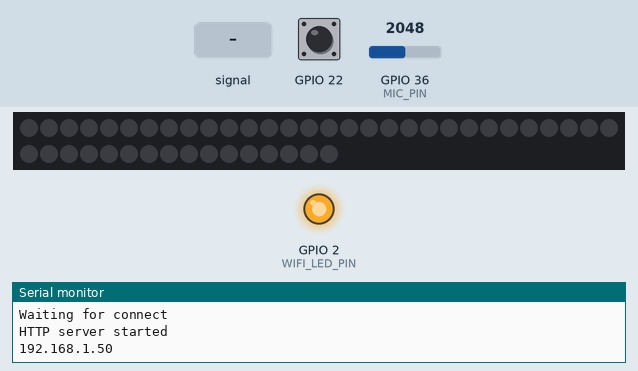
This program was run on a simulated ESP32. Shown: 46 RGB LEDs in strip order, left to right, continuing on the next row, output pins drawn as LEDs (lit = HIGH), the last lines printed to the serial monitor. The test bench sets the inputs (shaded band); at power-on: GPIO 22 LOW, GPIO 36 (MIC_PIN) = 2048. Dim RGB values are drawn brighter than linear; WiFi joins after 1.5 s; servers stay silent unless stated.

Above: at 2.7 s.
2.8 s: GPIO 22 driven HIGH
At 4.3 s:
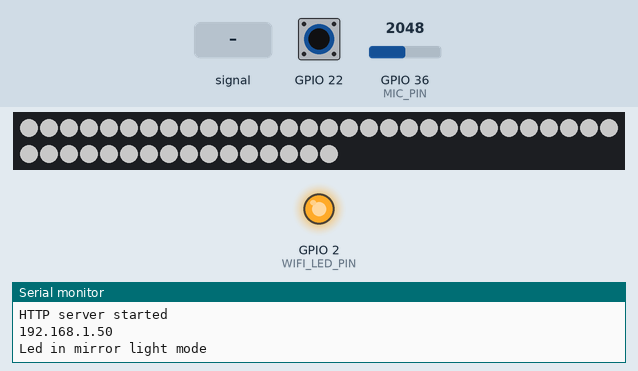
5.2 s: GPIO 22 pulsed LOW 2 times (0.12 s each, 0.3 s apart)
At 6.97 s:
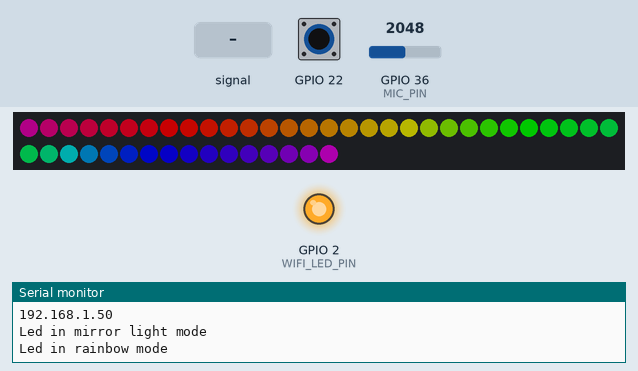
8.8 s: GPIO 22 pulsed LOW 5 times (0.12 s each, 0.3 s apart)
At 11.8 s:
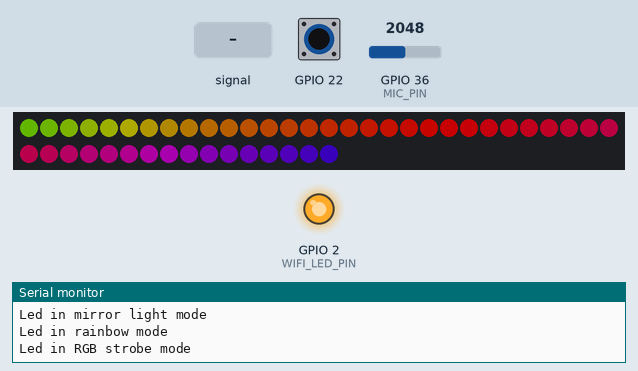
12.5 s: GPIO 36 (MIC_PIN) fed a 2 Hz sine of ±1228 counts around its level
At 13.43 s:
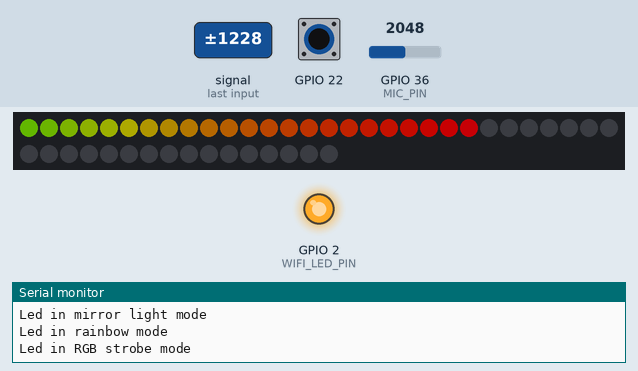
15.5 s: GPIO 36 (MIC_PIN) set to 491
At 16.6 s:
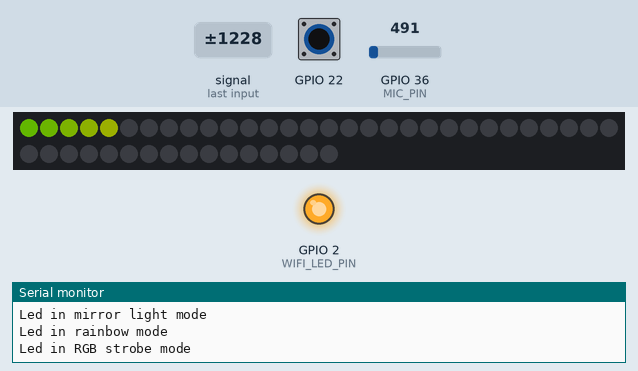
17.1 s: GPIO 36 (MIC_PIN) set to 260
At 18.2 s:
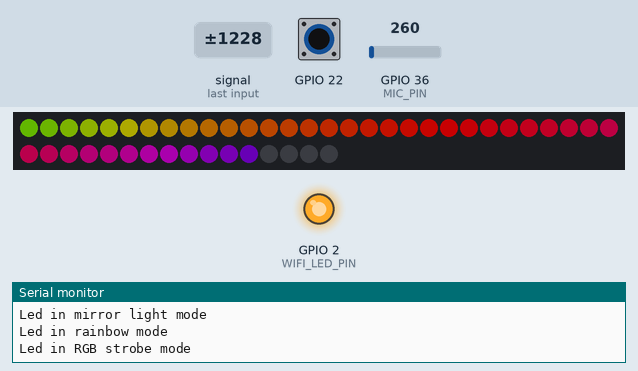
Timing chart, 0 to 19.8 s (numbered marks = the images above; inputs shaded):
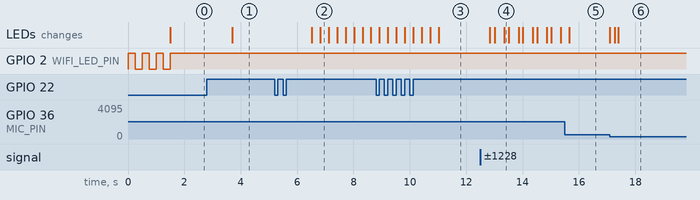

The program:

main.cpp
```cpp
// (licence header left out)
#include <Arduino.h>
#include <WiFi.h>
#include <FastLED.h>
#include<MegunoLink.h>
#include<Filter.h>
#include <GyverButton.h>
#include <AsyncTCP.h>
#include <ESPAsyncWebServer.h>
#include <AsyncElegantOTA.h>


/* Initial setup begin */
#define WIFI_LED_PIN  2
// MIC
#define MIC_PIN 36 // Укажите пин подключения микрофона
// LED
#define LED_PIN 23 // Укажите пин подключения светодиодной ленты
#define NUM_LEDS 46 // Укажите кол-во светодиодов
#define LED_TYPE WS2812B // Укажите тип ленты
#define BRIGHTNESS  100 // Укажите максимальную яркость
#define COLOR_ORDER GRB

#define NOISE 500 // Уровень чувствительности микрофона от 0 до 1000, больше значение меньше чувствительность
#define TOP (NUM_LEDS+2)
CRGB leds[NUM_LEDS];
// BUTTON
#define BUTTON 22
GButton button(BUTTON, NORM_CLOSE);

// Effects
#define MODE 0
byte this_mode = MODE;


byte MAX_CH = NUM_LEDS / 2;
byte count;
int hue;
unsigned long main_timer, hue_timer;
int n, height;
#define RAINBOW_SPEED 6

int lvl = 0, minLvl = 0, maxLvl = 300;
ExponentialFilter<long> ADCFilter(5,0);
/* Initial setup end */


/* Wi-Fi setup begin */
const char* pass = "password"; //WiFi pass
const char* ssid = "ssid";
/* Wi-Fi setup end */

// WEB SERVER
AsyncWebServer server(80);
AsyncWebSocket ws("/ws");

void setup() {
    Serial.begin(9600);

    FastLED.addLeds<LED_TYPE, LED_PIN, COLOR_ORDER>(leds, NUM_LEDS).setCorrection(TypicalLEDStrip);
    FastLED.setBrightness(BRIGHTNESS);
    FastLED.clear();

    pinMode(WIFI_LED_PIN, OUTPUT);
    button.setTimeout(900);
    digitalWrite(WIFI_LED_PIN, LOW);
    WiFi.mode(WIFI_MODE_STA);
    WiFi.begin(ssid, pass);
    while(WiFi.status() !=WL_CONNECTED )
    {
      digitalWrite(WIFI_LED_PIN, HIGH);
      delay(250);
      digitalWrite(WIFI_LED_PIN, LOW);
      delay(250);
      Serial.println("Waiting for connect");
    }
    if (WiFi.isConnected()) digitalWrite(WIFI_LED_PIN, HIGH);

    server.on("/", HTTP_GET, [](AsyncWebServerRequest *request)
    {
      request->send(200, "text/plain", "Hi! This is test for OTA");
    });
    AsyncElegantOTA.begin(&server);
    server.begin();
    Serial.println("HTTP server started");
    Serial.println(WiFi.localIP());
}


CRGB Wheel(byte WheelPos) {
  // return a color value based on an input value between 0 and 255
  if(WheelPos < 85)
    return CRGB(WheelPos * 3, 255 - WheelPos * 3, 0);
  else if(WheelPos < 170) {
    WheelPos -= 85;
    return CRGB(255 - WheelPos * 3, 0, WheelPos * 3);
  } else {
    WheelPos -= 170;
    return CRGB(0, WheelPos * 3, 255 - WheelPos * 3);
  }
}

void effects()
{
  FastLED.setBrightness(BRIGHTNESS);
  switch(this_mode)
  {
    case 2:
      count = 0;
      for(uint8_t i = 0; i < NUM_LEDS; i++) {
        if(i >= height) leds[i] = CRGB(0,0,0);
        else leds[i] =  ColorFromPalette(RainbowColors_p, (count * ((float)255 / MAX_CH)) / 2 - hue);
      count ++;
      }
      break;
    case 3:
      count = 0;
      for(uint8_t i = 0; i < NUM_LEDS; i++) {
        if(i >= height) leds[i] = CRGB(0,0,0);
        else leds[i] = Wheel( map( i, 0, NUM_LEDS-1, 30, 150 ) );
      count ++;
      }
      break;
  }
}


void loop() {
  AsyncElegantOTA.loop();
  button.tick();
  if (button.isSingle())
  {
    if (++this_mode > 3) this_mode = 0;
    switch(this_mode)
    {
      case 0:
        Serial.println("Led switched Off");
        break;
      case 1:
        Serial.println("Led in mirror light mode");
        break;
      case 2:
        Serial.println("Led in rainbow mode");
        break;
      case 3:
        Serial.println("Led in RGB strobe mode");
        break;
    }
  }
  if (button.isDouble())
  {
    if (this_mode == 2) this_mode = 3;
    else if (this_mode == 3) this_mode = 2;
  }
  if (button.isHolded())
  {
    if (++this_mode > 3) this_mode = 0;
    switch(this_mode)
    {
      case 0:
        Serial.println("Led switched Off");
        break;
      case 1:
        Serial.println("Led in mirror light mode");
        break;
      case 2:
        Serial.println("Led in rainbow mode");
        break;
      case 3:
        Serial.println("Led in RGB strobe mode");
        break;
    }
  }
  // {
  //   if (++this_mode > 3) this_mode = 0;
  //   switch (this_mode)
  //   {
  //     case 0:
  //       this_mode = 1;
  //       break;
  //     case 1:
  //       this_mode = 0;
  //       break;
  //     case 2:
  //       this_mode = 1;
  //       break;
  //     case 3:
  //       this_mode = 1;
  //       break;
  //   }
  // }
  if (this_mode == 0){
    FastLED.setBrightness(0);
  }
  else if (this_mode == 1)
  {
    FastLED.setBrightness(BRIGHTNESS);
    for(int i = 0; i<=NUM_LEDS; i++)
    {
      leds[i] = CRGB(255,255,255);
    }
  }
  else
  {
    if (millis() - hue_timer > RAINBOW_SPEED)
    {
      if (++hue >= 255) hue = 0;
      hue_timer = millis();
    }
    n = analogRead(MIC_PIN);
    n = abs(1023 - n);
    n = (n <= NOISE) ? 0 : abs(n - NOISE);
    ADCFilter.Filter(n);
    lvl = ADCFilter.Current();
    height = TOP * (lvl - minLvl) / (long)(maxLvl - minLvl);
    if(height < 0L) height = 0;
    else if(height > TOP) height = TOP;
    effects();
  }
  FastLED.show();           // отправить значения на ленту
  FastLED.clear();          // очистить массив пикселей
  main_timer = millis();    // сбросить таймер
}
```

Measured:
- after the input at 2.8 s, the LEDs: change after 0.90 s (image 1)
- after the input at 5.2 s, the LEDs: first change after 1.3 s (image 2 shows a later state)
- after the input at 8.8 s, the LEDs: first differ from a run without the input after 2.2 s (image 3)
- after the input at 12.5 s, the LEDs: first change after 0.33 s (image 4 shows a later state)
- after the input at 15.5 s, the LEDs: change after 0.16 s (image 5)
- after the input at 17.1 s, the LEDs: first change at once (image 6 shows a later state)
